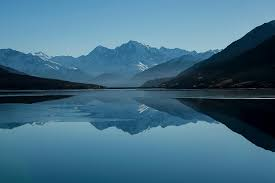
#> input picture ML/Laboratorios/Laboratorio_4/data/image 1.jpg, 275 x 183 px; its folder holds only this picture in this run
$ jupyter execute --allow-errors MINE_4206_202510_AML_Lab4_S2.ipynb
#> lines starting #> are read from the running program, lines starting #| are printed output that depends on the picture
<a href="https://colab.research.google.com/github/fcastellanosp/MINE-4206_202510_AML/blob/main/Laboratorios/Laboratorio_4/MINE_4206_202510_AML_Lab4_S2.ipynb" target="_parent"></a>

**Tutores**.
* Nicolás Tibatá Casteñeda.
* Fabián Camilo Castellanos P.

#Tabla de contenido

[Contexto y objetivos.](#scrollTo=BVDF0pJxyF2x)<br>
[0. Instalación e importación de librerías.](#scrollTo=DgecP31Sepks)<br>
[1. Carga de datos](#scrollTo=NhXcyVRRepkv)<br>
[2. Segmentación de imágenes](#scrollTo=XFSg44EyeplB)<br>
[2.1. Segmentación de imágenes con KMeans](#scrollTo=xscYq81jeplC)<br>
[2.2. Segmentación de imágenes con Mean Shift](#scrollTo=XlnsdKU2eplK)<br>
[3. Preguntas](#scrollTo=vlU1OeuPeplN)<br>

# Contexto y objetivos

**Un problema de segmentación de imágenes**

En este notebook verás una posible solución a un problema de segmentación de imágenes utilizando los algoritmos KMeans y Mean Shift. En particular, se cargará un conjunto de datos de imágenes con tres canales de colores, y se mostrará la construcción de dos modelos de segmentación utilizando cada algoritmo, resultando en la generación de una paleta de colores para una imagen.

# 0. Instalación e importación de librerías

Importaremos las librerías `numpy`, `os` y `cv2` para la carga y procesamiento de las imágenes, así como la librería `scikit_learn` para usar los algoritmos de agrupación y la librería `matplotlib` para visualizar las imágenes resultantes:

[cell 1]
import numpy as np

import os
import cv2
import matplotlib.pyplot as plt

from sklearn.cluster import KMeans, MeanShift, estimate_bandwidth

# 1. Carga de datos

Definiremos una funcion `load_images()` para la carga de las imágenes. Esta función asume que se tiene un directorio o carpeta con las imágenes, y utiliza funciones como `imread()` y `cvtColor()` para realizar la carga y procesamiento de cada una:

[cell 2]
def load_images(root_path, file_names, flatten=True, normalize=True):
    """
    Retorna una lista con arreglos de números. Cada arreglo representa una imagen RGB.

    Parametros:
    root_path : str
        Directorio raíz de las imágenes.
    file_names : list
        Lista con los nombres de los archivos de imágenes.
    flatten : bool, opcional
        Si es True, aplana las imágenes a una lista de píxeles de tres dimensiones.
    normalize : bool, opcional
        Si es True, normaliza los valores de píxeles al rango [0, 1].
    """
#> called with root_path = 'data', flatten = False, normalize = False
    image_list = list()
    for file in file_names:
        img = cv2.imread(os.path.join(root_path, file))
#> img is the input picture: shape (183, 275, 3); mean B, G, R 131.8, 108.5, 65.2
        img = cv2.cvtColor(img, cv2.COLOR_BGR2RGB)
        if flatten:
            img = img.reshape((-1, 3))
        if normalize:
            img = img / 255.0
        image_list.append(img)
    return image_list

[cell 3]
root_path = 'data'

[cell 4]
img_files = os.listdir(root_path)
img_files

Primero realizaremos la carga de las imágenes sin modificaciones, es decir, manteniendo tanto las dimensiones originales como los valores de píxeles:

[cell 5]
img_original = load_images(root_path, img_files, flatten=False, normalize=False)
#> img_original = 1 item
img_original

Por otro lado, realizaremos la carga de las imágenes como una lista de píxeles, normalizando sus valores para que estén en el rango [0, 1]. Este será el conjunto de datos que utilizaremos para el entrenamiento de los modelos:

[cell 6]
img_list = load_images(root_path, img_files, flatten=True, normalize=True)
#> img_list = 1 item
img_list

Por ejemplo, las dimensiones de la imagen original son `(ancho, alto, canales)`, mientras que el conjunto de entrenamiento tiene dimensiones `(alto*ancho, canales)`:

[cell 7]
img_original[0].shape
#> Out = (183, 275, 3)

[cell 8]
img_list[0].shape
#> Out = (50325, 3)

# 2. Segmentación de imágenes

En este notebook mostraremos dos posibles métodos para realizar la segmentación, empezando por el algoritmo KMeans:

## 2.1. Segmentación de imágenes con KMeans

En esta versión, primero debemos especificar el número de clústeres. Por ejemplo, realizaremos una segmentación con cinco clústeres:

[cell 9]
num_clusters = 5

Y aplicaremos el algoritmo sobre la imagen `img_list[1]`:

[cell 10]
kmeans = KMeans(n_clusters=num_clusters)
#> (the rest of this cell did not finish here and is left out)

Podemos ver la paleta de colores resultante como los centroides encontrados por el modelo:

#> (a cell that did not finish here is left out)

Y podemos generar una máscara o imagen segmentada con la expresión `centroids[labels]`. Ten en cuenta que, para visualizar la imagen correctamente, reescalamos los valores de píxeles al rango original de [0, 255], y volvemos a las dimensiones originales con `reshape()`:

#> (a cell that did not finish here is left out)

A continuación puedes visualizar el resultado:

[cell 13]
plt.figure(figsize=(10, 5))

plt.subplot(1, 2, 1)
plt.title('Imagen Original')
#> (the rest of this cell did not finish here and is left out)

## 2.2. Segmentación de imágenes con Mean Shift

El siguiente método, con el algoritmo Mean Shift, no necesita especificar el número de clústeres, pero sí necesita estimar una ventana:

[cell 14]
bandwidth = estimate_bandwidth(img_list[0], quantile=0.2, n_samples=100)
#> bandwidth = 0.129

Con la ventana definida, aplicaremos el algoritmo sobre la imagen almacenada en `img_list[0]`:

[cell 15]
meanshift = MeanShift(bandwidth=bandwidth, bin_seeding=True)
meanshift.fit(img_list[0])

Al igual que con KMeans, podemos ver la paleta de colores resultante como la lista de centroides:

[cell 16]
labels = meanshift.labels_
centroids = meanshift.cluster_centers_
#> centroids = [[0.22, 0.421, 0.532], [0.444, 0.644, 0.747], [0.0187, 0.0638, 0.0991]]
centroids
#> Out has the same summary as centroids

También generaremos la máscara o imagen segmentada para visualizar el resultado:

[cell 17]
img_segmented = centroids[labels]*255
img_segmented = img_segmented.reshape(img_original[0].shape)
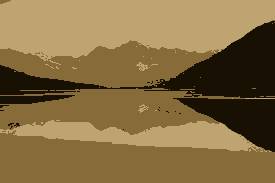
#> img_segmented: shape (183, 275, 3) float64; mean of channels 0, 1, 2 65.8, 109.1, 132.9; drawn as B, G, R

La imagen original y el resultado se pueden observar a continuación:

[cell 18]
plt.figure(figsize=(10, 5))

plt.subplot(1, 2, 1)
plt.title('Imagen Original')
plt.imshow(img_original[0])
plt.axis('off')

plt.subplot(1, 2, 2)
plt.title('Imagen Segmentada con Mean Shift')
plt.imshow(img_segmented.astype(np.uint8))
plt.axis('off')

plt.tight_layout()
plt.show()
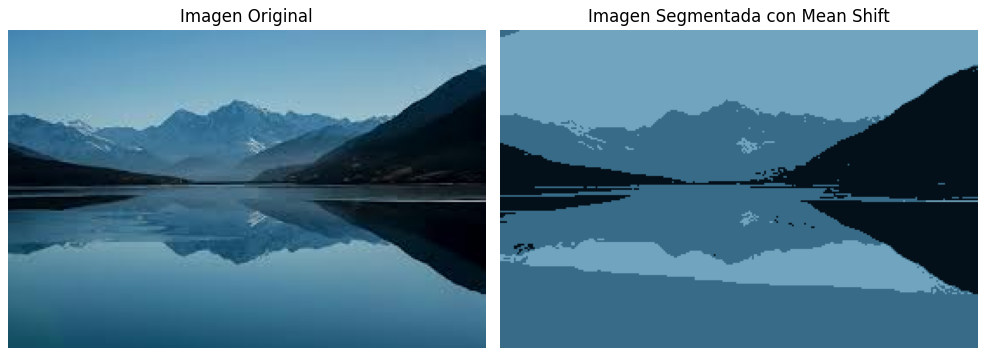
#> figure drawn by matplotlib, 2 panels
